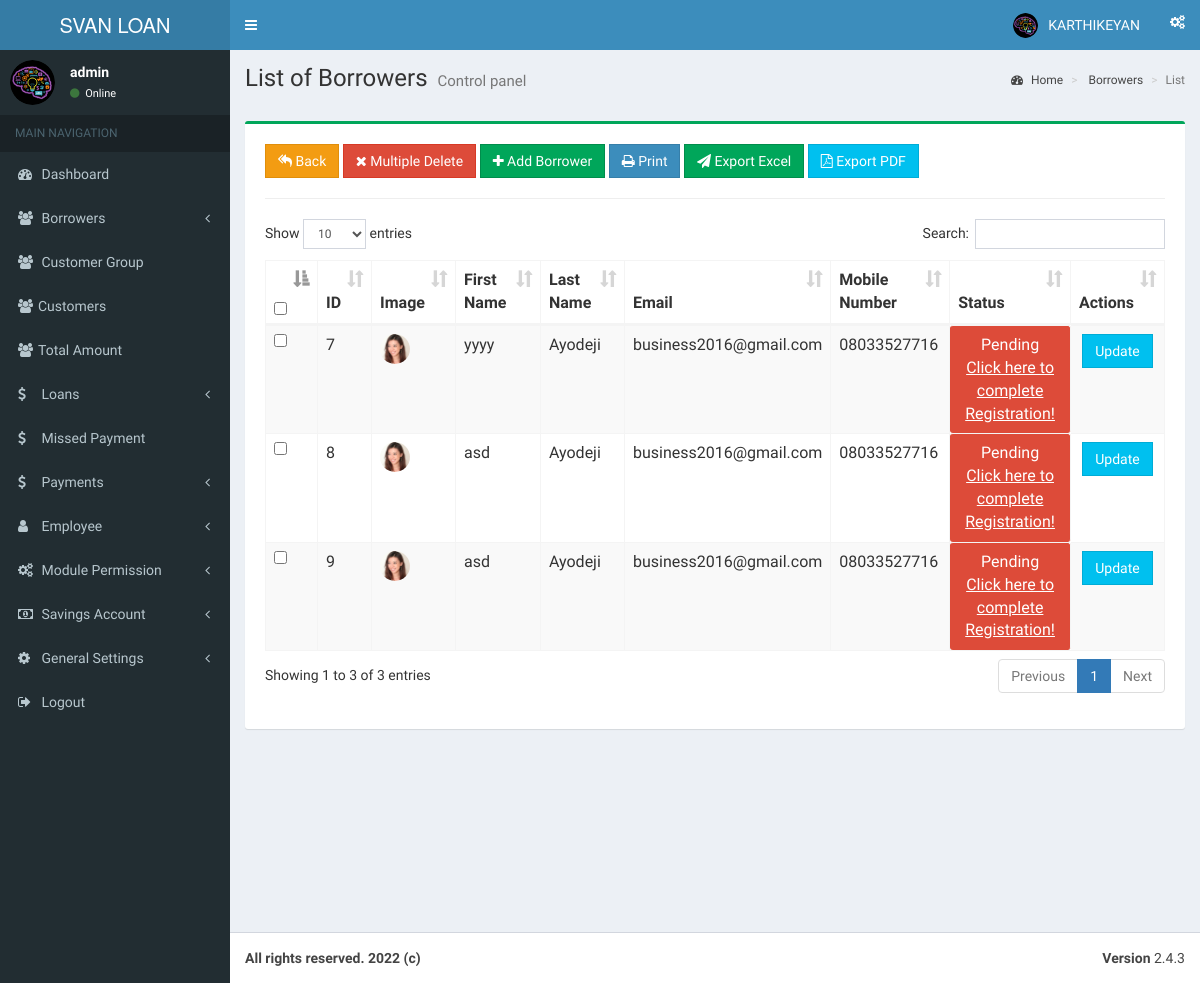
The app's page /application/listborrowers.php?id=Loan=21319580 (signed in) with its own data.
### tables this page shows
CREATE TABLE `systemset` (
  `sysid` int(11) NOT NULL,
  `title` varchar(200) NOT NULL,
  `name` varchar(200) NOT NULL,
  `footer` text NOT NULL,
  `abb` varchar(200) NOT NULL,
  `fax` text NOT NULL,
  `currency` text NOT NULL,
  `website` text NOT NULL,
  `mobile` text NOT NULL,
  `image` varchar(200) NOT NULL,
  `address` text NOT NULL,
  `email` text NOT NULL,
  `map` text NOT NULL,
  `stamp` varchar(350) NOT NULL,
  `timezone` text NOT NULL,
  `sms_charges` varchar(200) NOT NULL
);

CREATE TABLE `user` (
  `userid` int(11) NOT NULL,
  `name` varchar(200) NOT NULL,
  `email` varchar(200) NOT NULL,
  `phone` varchar(200) NOT NULL,
  `addr1` text NOT NULL,
  `addr2` text NOT NULL,
  `city` varchar(200) NOT NULL,
  `state` varchar(200) NOT NULL,
  `zip` varchar(200) NOT NULL,
  `country` varchar(200) NOT NULL,
  `comment` varchar(200) NOT NULL,
  `username` varchar(200) NOT NULL,
  `password` varchar(200) NOT NULL,
  `id` varchar(200) NOT NULL,
  `image` text NOT NULL,
  `role` varchar(200) NOT NULL
);

CREATE TABLE `emp_permission` (
  `id` int(20) NOT NULL,
  `tid` varchar(200) NOT NULL,
  `module_name` varchar(350) NOT NULL,
  `pcreate` varchar(20) NOT NULL,
  `pread` varchar(20) NOT NULL,
  `pupdate` varchar(20) NOT NULL,
  `pdelete` varchar(20) NOT NULL
);

CREATE TABLE `borrowers` (
  `id` int(250) NOT NULL,
  `fname` varchar(200) NOT NULL,
  `lname` varchar(200) NOT NULL,
  `email` varchar(200) NOT NULL,
  `phone` varchar(200) NOT NULL,
  `bank_account` varchar(100) NOT NULL,
  `nominee` varchar(100) NOT NULL,
  `nominee_ph` varchar(100) NOT NULL,
  `aadhaar_number` int(200) NOT NULL,
  `kic_number` varchar(100) NOT NULL,
  `addrs1` text NOT NULL,
  `addrs2` text NOT NULL,
  `city` varchar(200) NOT NULL,
  `state` varchar(200) NOT NULL,
  `zip` varchar(200) NOT NULL,
  `country` varchar(200) NOT NULL,
  `comment` text NOT NULL,
  `account` varchar(200) NOT NULL,
  `balance` varchar(200) NOT NULL,
  `image` varchar(200) NOT NULL,
  `date_time` timestamp NOT NULL DEFAULT current_timestamp() ON UPDATE current_timestamp(),
  `status` varchar(200) NOT NULL
);

### application/include/listborrowers_data.php (the view, shortened to what the rows shown need)
<div class="row">
		    <section class="content">
	        <div class="box box-success">
            <div class="box-body">
              <div class="table-responsive">
             <div class="box-body">
<form method="post">
			 <a href="dashboard.php?id=<?php echo $_SESSION['tid']; ?>&&mid=<?php echo base64_encode("401"); ?>"><button type="button" class="btn btn-flat btn-warning"><i class="fa fa-mail-reply-all"></i>&nbsp;Back</button> </a>
<?php
$check = mysqli_query($link, "SELECT * FROM emp_permission WHERE tid = '".$_SESSION['tid']."' AND module_name = 'Borrower Details'") or die ("Error" . mysqli_error($link));
while($get_check = mysqli_fetch_array($check)){
$pdelete = $get_check['pdelete'];
$pcreate = $get_check['pcreate'];
?>
	<?php echo ($pdelete == '1') ? '<button type="submit" class="btn btn-flat btn-danger" name="delete"><i class="fa fa-times"></i>&nbsp;Multiple Delete</button>' : ''; ?>
	<?php echo ($pcreate == '1') ? '<a href="newborrowers.php?id='.$_SESSION['tid'].'&&mid='.base64_encode("403").'"><button type="button" class="btn btn-flat btn-success"><i class="fa fa-plus"></i>&nbsp;Add Borrower</button></a>' : ''; ?>
<?php } ?>
	<a href="printborrow.php" target="_blank" class="btn btn-primary btn-flat"><i class="fa fa-print"></i>&nbsp;Print</a>
	<a href="borrowexcel.php" target="_blank" class="btn btn-success btn-flat"><i class="fa fa-send"></i>&nbsp;Export Excel</a>
	<a href="pdfborrow.php" target="_blank" class="btn btn-info btn-flat"><i class="fa fa-file-pdf-o"></i>&nbsp;Export PDF</a>
	<hr>
			 <table id="example1" class="table table-bordered table-striped">
                <thead>
                <tr>
                  <th><input type="checkbox" id="select_all"/></th>
                  <th>ID</th>
                  <th>Image</th>
                  <th>First Name</th>
				  <th>Last Name</th>
                  <th>Email</th>
                  <th>Mobile Number</th>
                  <th>Status</th>
                  <th>Actions</th>
                 </tr>
                </thead>
                <tbody>
<?php
$select = mysqli_query($link, "SELECT * FROM borrowers WHERE comment != ''") or die (mysqli_error($link));
if(mysqli_num_rows($select)==0)
{
echo "<div class='alert alert-info'>No data found yet!.....Check back later!!</div>";
}
else{
while($row = mysqli_fetch_array($select))
{
$id = $row['id'];
$lname = $row['lname'];
$fname = $row['fname'];
$email = $row['email'];
$phone = $row['phone'];
$status = $row['status'];
$check = mysqli_query($link, "SELECT * FROM emp_permission WHERE tid = '".$_SESSION['tid']."' AND module_name = 'Borrower Details'") or die ("Error" . mysqli_error($link));
$get_check = mysqli_fetch_array($check);
$pupdate = $get_check['pupdate'];
?>
                <tr>
				<td><input id="optionsCheckbox" class="checkbox"  name="selector[]" type="checkbox" value="<?php echo $id; ?>"></td>
                <td><?php echo $id; ?></td>
				 <td><img class="img-circle" src="../<?php echo $row ['image'];?>" width="30" height="30"></td>
                <td><?php echo $lname; ?></td>
				<td><?php echo $fname; ?></td>
				<td><?php echo $email; ?></td>
                <td><?php echo $phone; ?></td>
<?php
if($status == "Pending")
{
?>
				<td align="center" class="alert alert-danger"><?php echo $status; ?><br><?php echo ($pupdate == '1') ? '<a href="updateborrowers.php?id='.$id.'&&mid='.base64_encode("403").'">Click here to complete Registration!</a>' : ''; ?></td>
<?php
}
else{
?>
				<td align="center" class="alert alert-success"><?php echo $status; ?></td>
<?php } ?>
				<td align="center"><?php echo ($pupdate == '1') ? '<a href="updateborrowers.php?id='.$id.'&&mid='.base64_encode("403").'" class="btn btn-info btn-flat">Update</a>' : '<i class="fa fa-lock"></i>'; ?>
				</td>
    </tr>
<?php } } ?>
             </tbody>
                </table>
</form>
              </div>
</div>
</div>
</div>
</div>

### application/include/top_bar.php (shortened to what the rows shown need)
<header class="main-header">
  <a href="application/index.php" class="logo">
     <span class="logo-lg"><?php echo $row ['name'];?></span>
   </a>
   <nav class="navbar navbar-static-top">
     <div class="navbar-custom-menu">
         <li class="dropdown user user-menu">
           <a href="#" class="dropdown-toggle" data-toggle="dropdown">
		<?php
		$id = $_SESSION['tid'];
		$call = mysqli_query($link, "SELECT * FROM user WHERE id = '$id'");
		if(mysqli_num_rows($call) == 0)
		{
		echo "<script>alert('Data Not Found!'); </script>";
		}
		else
		{
		while($row = mysqli_fetch_assoc($call))
		{
		?>
             <img src="../<?php echo $row['image'];?>" class="user-image" alt="User Image">
         <span class="hidden-xs"><?php echo $row ['name'] ;?></span>
           </a>
				<?php }}?>
         </li>
     </div>
   </nav>
 </header>

### application/include/side_bar.php (shortened to what the rows shown need)
<aside class="main-sidebar">
    <section class="sidebar">
      <div class="user-panel">
        <div class="pull-left image">
		<?php
			$id = $_SESSION['tid'];
			$call = mysqli_query($link, "SELECT * FROM user WHERE id = '$id'");
			if(mysqli_num_rows($call) == 0)
			{
			echo "<script>alert('Data Not Found!'); </script>";
			}
			else
			{
			while($row = mysqli_fetch_assoc($call))
			{
			?>
          <img src="../<?php echo $row['image'];?>" class="img-circle" alt="User Image">
        </div>
        <div class="pull-left info">
          <p><?php echo $row ['username'] ;?></p>
          <a href="#"><i class="fa fa-circle text-success"></i> Online</a>
		  <?php }}?>
        </div>
      </div>
    </section>
  </aside>

### application/include/footer.php (shortened to what the rows shown need)
  <footer class="main-footer">
    <div class="pull-right hidden-xs">
      <b>Version</b> 2.4.3
    </div>
	<?php $sql = "SELECT footer FROM systemset";
		$result = mysqli_query($link,$sql);
  		if(!$result)
  		{
		echo '
		<div class="alert alert-error">
		<button type="button" class="close" data-dismiss="alert">×</button>
		<strong>Warning!</strong> Unable to select! check database con.
		</div>';
		}
		else
		{
while ($row=mysqli_fetch_array($result))
		{
?>
    <strong> <?php echo $row ['footer'];?>   </strong>
	<?php }}?>
  </footer>
</div>
</body>
</html>

### records on screen
systemset: name "SVAN LOAN…", footer "All rights reserved. 2022 (c)"
user: image (picture), name "KARTHIKEYAN", username "admin"
emp_permission: pdelete "1" (drawn)
borrowers: id "7", image (picture), lname "yyyy", fname "Ayodeji", email "business2016@gmail.com", phone "08033527716", status "Pending"
borrowers: id "8", image (picture), lname "asd", fname "Ayodeji", email "business2016@gmail.com", phone "08033527716", status "Pending"
borrowers: id "9", image (picture), lname "asd", fname "Ayodeji", email "business2016@gmail.com", phone "08033527716", status "Pending"
